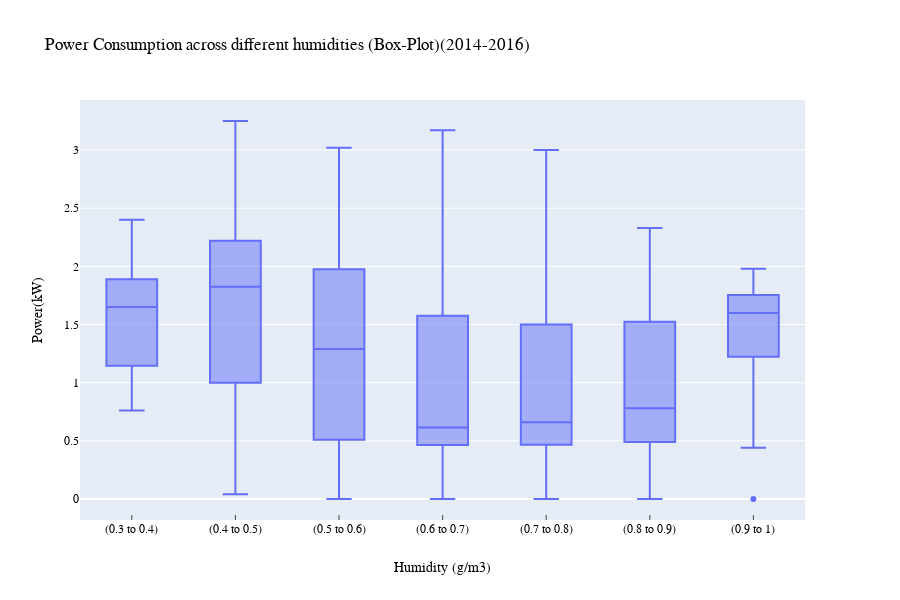

Source (notebook cell):
### Code cell
fig = px.box(df7, x='humidity', y='power', title='Power Consumption across different humidities (Box-Plot)(2014-2016)')
fig.update_xaxes(ticks="inside",dtick=1,title_font=dict(family='Georgia', color='black'),tickfont=dict(family='Georgia', color='black'))
fig.update_yaxes(title_font=dict(family='Georgia', color='black'),tickfont=dict(family='Georgia', color='black'))
fig.update_layout(font=dict(family="Georgia",color="black"),xaxis_title="Humidity (g/m3)", yaxis_title="Power(kW)", xaxis=dict(tickmode = 'array', tickvals = [0, 0.1, 0.2, 0.3, 0.4, 0.5, 0.6, 0.7, 0.8, 0.9,1.0], ticktext = ['(-0.1 to 0)', '(0 to 0.1)', '(0.1 to 0.2)', '(0.2 to 0.3)', '(0.3 to 0.4)', '(0.4 to 0.5)','(0.5 to 0.6)','(0.6 to 0.7)','(0.7 to 0.8)','(0.8 to 0.9)', '(0.9 to 1)']))
fig.show()

### Figure 1 — Plotly figure (JSON) as saved in the notebook; plotly's stock layout.template omitted (floating-point values rounded to 4 significant figures; data arrays with more than 128 entries replaced by an {"elided": "..."} marker saying what was removed)
{"data": [{"alignmentgroup": "True", "hoverlabel": {"namelength": 0}, "hovertemplate": "humidity=%{x}<br>power=%{y}", "legendgroup": "", "marker": {"color": "#636efa"}, "name": "", "notched": false, "offsetgroup": "", "orientation": "v", "showlegend": false, "type": "box", "x": {"elided": "868 float values"}, "x0": " ", "xaxis": "x", "y": {"elided": "868 float values"}, "y0": " ", "yaxis": "y"}], "layout": {"boxmode": "group", "font": {"color": "black", "family": "Georgia"}, "height": 600, "legend": {"tracegroupgap": 0}, "title": {"text": "Power Consumption across different humidities (Box-Plot)(2014-2016)"}, "xaxis": {"anchor": "y", "domain": [0, 0.98], "dtick": 1, "tickfont": {"color": "black", "family": "Georgia"}, "tickmode": "array", "ticks": "inside", "ticktext": ["(-0.1 to 0)", "(0 to 0.1)", "(0.1 to 0.2)", "(0.2 to 0.3)", "(0.3 to 0.4)", "(0.4 to 0.5)", "(0.5 to 0.6)", "(0.6 to 0.7)", "(0.7 to 0.8)", "(0.8 to 0.9)", "(0.9 to 1)"], "tickvals": [0, 0.1, 0.2, 0.3, 0.4, 0.5, 0.6, 0.7, 0.8, 0.9, 1], "title": {"text": "Humidity (g/m3)"}}, "yaxis": {"anchor": "x", "domain": [0, 1], "tickfont": {"color": "black", "family": "Georgia"}, "title": {"text": "Power(kW)"}}}}
